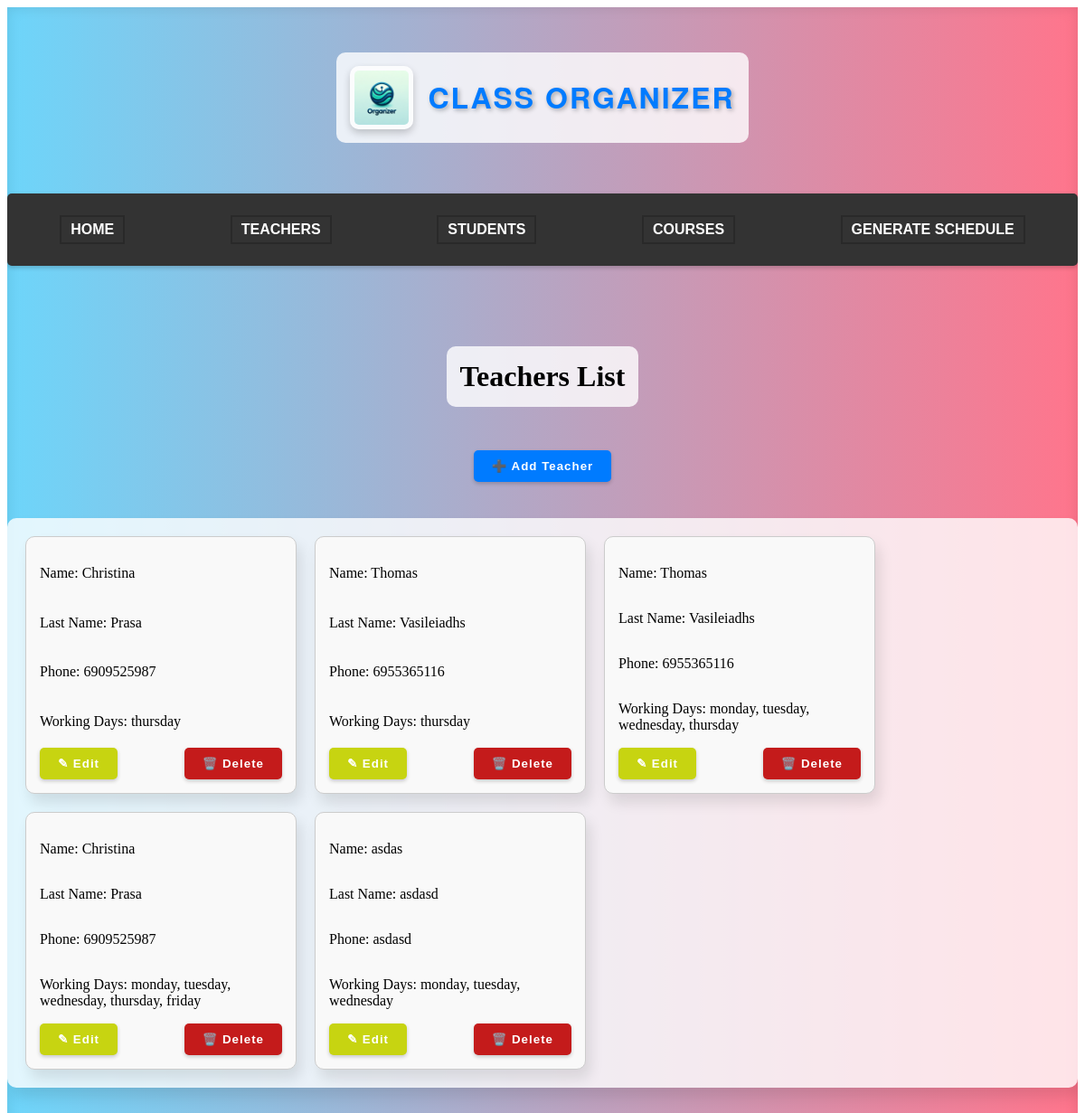
The page /classapp/teacher/ on the database as committed earlier.
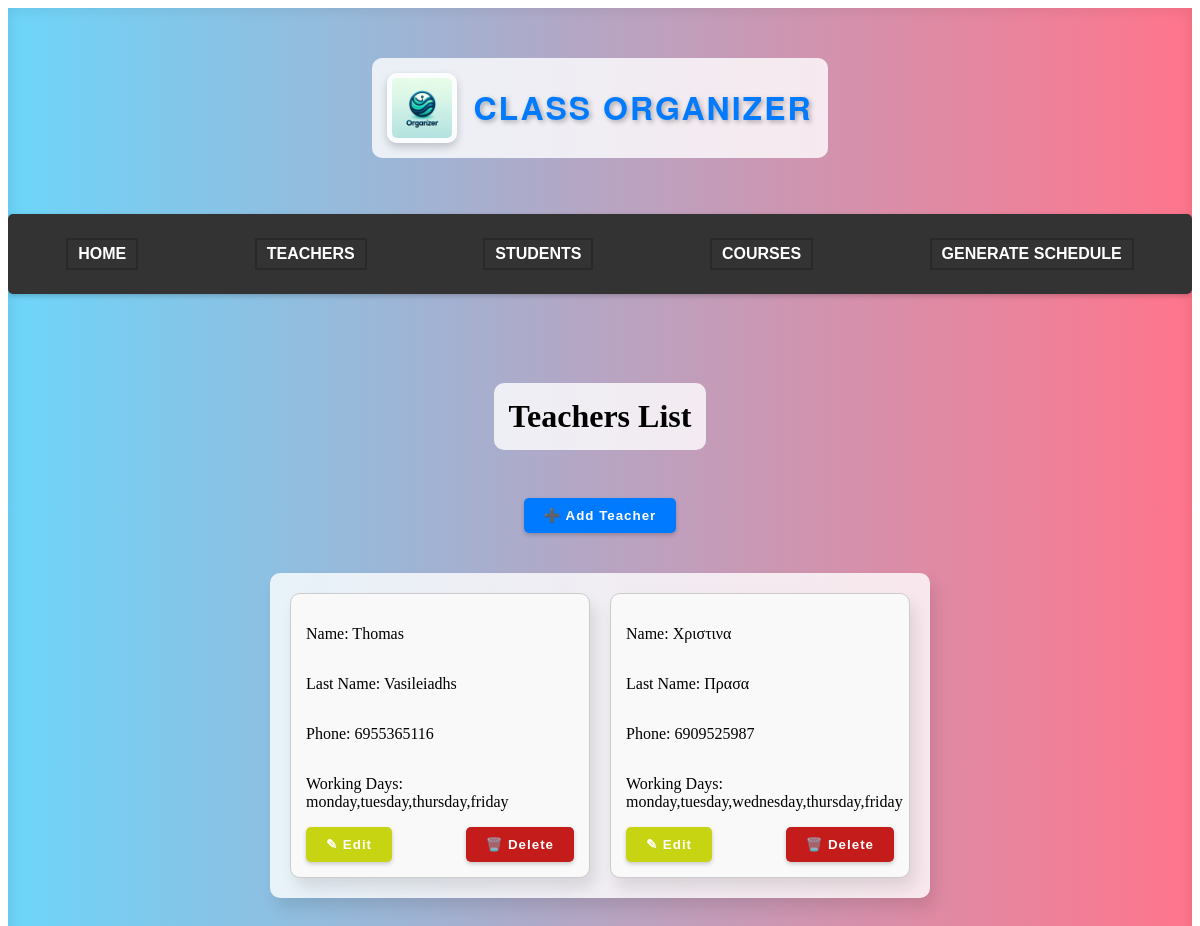
The same page on the database as committed later.
### classapp/models.py (models this page shows)
class Teacher(models.Model):
    teacher_id = models.AutoField(primary_key=True) #primary key
    name = models.CharField(max_length=50)
    last_name = models.CharField(max_length=50)
    phone = models.CharField(max_length=50)
    working_days = models.CharField(max_length=50, default='')

### classapp/views.py (the view, shortened to what this page needs)
# urls.py: path('teacher/', views.teacher, name='teacher'),
def teacher(request):
    data = Teacher.objects.all()
    context = {'data': data}
    return render(request, 'teacher.html', context)

### classapp/templates/teacher.html (shortened to what this page needs)
<!DOCTYPE html>
<html lang="en">
<head>
    {% load static %}
    <link rel="stylesheet" href=" {% static 'style.css' %} ">
</head>
<body>
    <div class="main-container">
        <header>
            <img src="{% static 'classorganizerlogo.png' %}" alt="Logo" class="logo">
            <h1 class="siteTitle">Class Organizer</h1>
        </header>
        <nav class="navbar">
            <ul class="navbar-nav">
                <li class="nav-item"><a href="{% url 'home' %}">Home</a></li>
                <li class="nav-item"><a href="{% url 'teacher' %}">Teachers</a></li>
                <li class="nav-item"><a href="{% url 'student' %}">Students</a></li>
                <li class="nav-item"><a href="{% url 'course' %}">Courses</a></li>
                <li class="nav-item"><a href="{% url 'schedule' %}">Generate Schedule</a></li>
            </ul>
        </nav>
        <h1>Teachers List</h1>
        <button class="add_teachers_btn" type="submit" onclick="window.location.href='addteacher/'">➕ Add Teacher</button>
        <div class="students-container">
            {% for teacher in data %}
            <div class="student-box">
                <p>Name: {{ teacher.name }}</p>
                <p>Last Name: {{ teacher.last_name }}</p>
                <p>Phone: {{ teacher.phone }}</p>
                <p>Working Days: {{ teacher.working_days }}</p>
                <div class="button-container">
                    <button class="edit_teacher_btn" type="button" onclick="window.location.href='{% url "editteacher" teacher.teacher_id %}'">✎ Edit</button>
                    <button class="delete_teacher_btn" type="button" onclick="window.location.href='{% url "deleteteacher" teacher.teacher_id %}'">🗑️ Delete</button>
                </div>
            </div>
            {% endfor %}
        </div>
</body>
</html>

Rows that differ between the two databases and show on the page:
removed Teacher: name "Christina", last_name "Prasa", phone "6909525987", working_days "thursday"
removed Teacher: name "Thomas", last_name "Vasileiadhs", phone "6955365116", working_days "thursday"
removed Teacher: name "Christina", last_name "Prasa", phone "6909525987", working_days "monday, tuesday, wednesday, thursday, friday"
changed Teacher "Thomas": working_days "monday, tuesday, wednesday, thursday" → "monday,tuesday,thursday,friday"
changed Teacher: name "asdas" → "Χριστινα"; last_name "asdasd" → "Πρασα"; phone "asdasd" → "6909525987"; working_days "monday, tuesday, wednesday" → "monday,tuesday,wednesday,thursday,friday"
